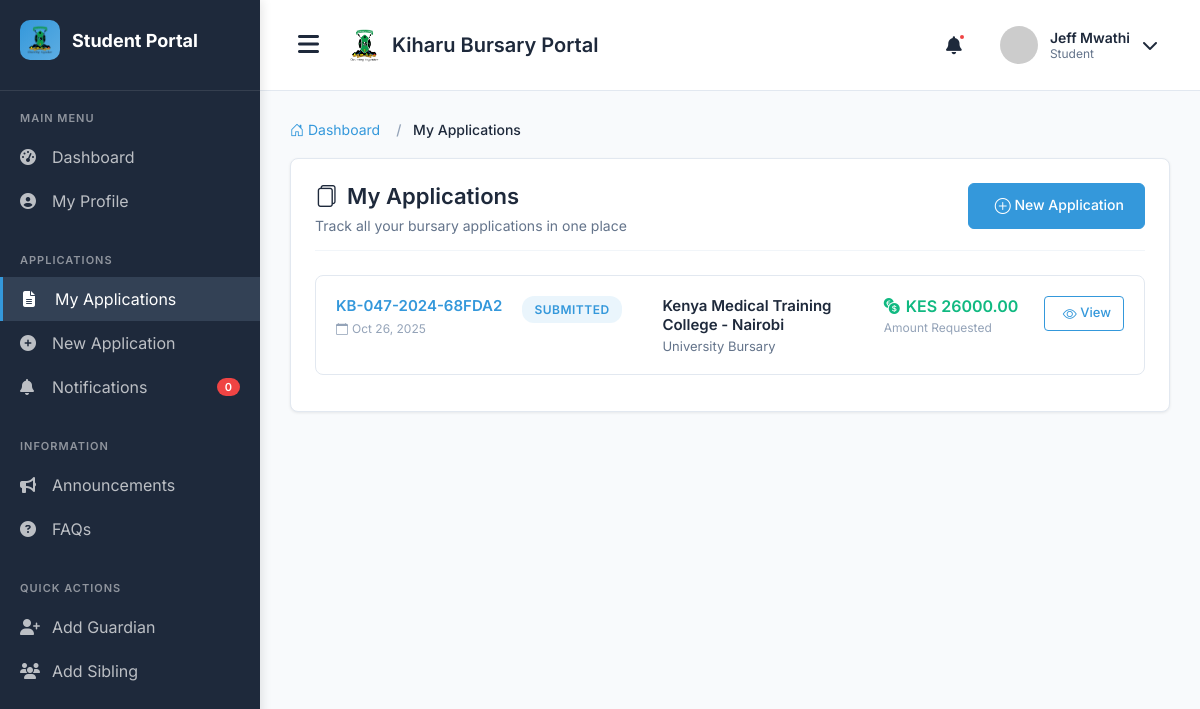
/student/applications/ (signed in), run on the app's committed database.
### main_application/models.py (models this page shows, shortened)
class User(AbstractUser):
    USER_TYPES = (
        ('applicant', 'Applicant'),
        ('admin', 'Administrator'),
        ('reviewer', 'Application Reviewer'),
        ('finance', 'Finance Officer'),
        ('county_admin', 'County Administrator'),
        ('constituency_admin', 'Constituency Administrator'),
        ('ward_admin', 'Ward Administrator'),
    )
    user_type = models.CharField(max_length=25, choices=USER_TYPES, default='applicant')
    id_number = models.CharField(max_length=20, unique=True, null=True, blank=True)
    phone_regex = RegexValidator(
        regex=r'^\+254\d{9}$',
        message="Phone number must be entered in the format: '+254XXXXXXXXX'. Exactly 12 digits including country code."
    )
    phone_number = models.CharField(validators=[phone_regex], max_length=17, blank=True)

class Application(models.Model):
    APPLICATION_STATUS = (
        ('draft', 'Draft'),
        ('submitted', 'Submitted'),
        ('under_review', 'Under Review'),
        ('approved', 'Approved'),
        ('rejected', 'Rejected'),
        ('disbursed', 'Disbursed'),
        ('pending_documents', 'Pending Documents'),
    )
    BURSARY_SOURCE = (
        ('county', 'County Bursary'),
        ('cdf', 'NG-CDF Bursary'),
        ('both', 'Both County and CDF'),
    )
    application_number = models.CharField(max_length=20, unique=True, editable=False)
    applicant = models.ForeignKey(Applicant, on_delete=models.CASCADE, related_name='applications')
    fiscal_year = models.ForeignKey(FiscalYear, on_delete=models.CASCADE)
    disbursement_round = models.ForeignKey(
        DisbursementRound,
        on_delete=models.SET_NULL,
        null=True,
        blank=True
    )
    bursary_category = models.ForeignKey(BursaryCategory, on_delete=models.CASCADE)
    institution = models.ForeignKey(Institution, on_delete=models.CASCADE)
    bursary_source = models.CharField(
        max_length=10,
        choices=BURSARY_SOURCE,
        default='county',
        help_text="Which bursary fund to apply from"
    )
    status = models.CharField(max_length=20, choices=APPLICATION_STATUS, default='draft')
    admission_number = models.CharField(max_length=100)
    year_of_study = models.PositiveIntegerField()
    course_name = models.CharField(max_length=200, blank=True, null=True)
    expected_completion_date = models.DateField()
    previous_academic_year_average = models.DecimalField(
        max_digits=5,
        decimal_places=2,
        blank=True,
        null=True,
        validators=[MinValueValidator(0), MaxValueValidator(100)]
    )
    total_fees_payable = models.DecimalField(max_digits=10, decimal_places=2)
    fees_paid = models.DecimalField(max_digits=10, decimal_places=2)
    fees_balance = models.DecimalField(max_digits=10, decimal_places=2)
    amount_requested = models.DecimalField(max_digits=10, decimal_places=2)
    other_bursaries = models.BooleanField(default=False)
    other_bursaries_amount = models.DecimalField(max_digits=10, decimal_places=2, default=0)
    other_bursaries_source = models.CharField(max_length=200, blank=True, null=True)
    is_orphan = models.BooleanField(default=False)
    is_total_orphan = models.BooleanField(default=False)
    is_disabled = models.BooleanField(default=False)
    has_chronic_illness = models.BooleanField(default=False)
    chronic_illness_description = models.TextField(blank=True, null=True)
    number_of_siblings = models.PositiveIntegerField(default=0)
    number_of_siblings_in_school = models.PositiveIntegerField(default=0)
    household_monthly_income = models.DecimalField(
        max_digits=12,
        decimal_places=2,
        blank=True,
        null=True
    )
    date_submitted = models.DateTimeField(null=True, blank=True)
    last_updated = models.DateTimeField(auto_now=True)
    has_received_previous_allocation = models.BooleanField(default=False)
    previous_allocation_year = models.CharField(max_length=20, blank=True, null=True)
    previous_allocation_amount = models.DecimalField(max_digits=10, decimal_places=2, default=0)
    priority_score = models.DecimalField(
        max_digits=5,
        decimal_places=2,
        default=0,
        help_text="Calculated priority score for ranking"
    )
    class Meta:
        ordering = ['-date_submitted']

class Institution(models.Model):
    INSTITUTION_TYPES = (
        ('highschool', 'High School'),
        ('special_school', 'Special School'),
        ('college', 'College'),
        ('university', 'University'),
        ('technical_institute', 'Technical Institute'),
    )
    name = models.CharField(max_length=200)
    institution_type = models.CharField(max_length=20, choices=INSTITUTION_TYPES)
    county = models.ForeignKey(County, on_delete=models.SET_NULL, null=True, related_name='institutions')
    sub_county = models.CharField(max_length=100, blank=True, null=True)
    postal_address = models.CharField(max_length=100, blank=True, null=True)
    physical_address = models.TextField(blank=True, null=True)
    phone_number = models.CharField(max_length=20, blank=True, null=True)
    email = models.EmailField(blank=True, null=True)
    principal_name = models.CharField(max_length=200, blank=True, null=True)
    principal_phone = models.CharField(max_length=20, blank=True, null=True)
    principal_email = models.EmailField(blank=True, null=True)
    bank_name = models.CharField(max_length=100, blank=True, null=True)
    bank_branch = models.CharField(max_length=100, blank=True, null=True)
    account_number = models.CharField(max_length=50, blank=True, null=True)
    account_name = models.CharField(max_length=200, blank=True, null=True)
    is_active = models.BooleanField(default=True)
    class Meta:
        ordering = ['institution_type', 'name']

class BursaryCategory(models.Model):
    CATEGORY_TYPES = (
        ('highschool', 'High School'),
        ('special_school', 'Special School'),
        ('college', 'College'),
        ('university', 'University'),
        ('technical', 'Technical/Vocational'),
        ('freshers', 'University Freshers'),
        ('merit', 'Merit-Based'),
        ('needy', 'Extremely Needy'),
        ('orphan', 'Orphan/Vulnerable'),
    )
    name = models.CharField(max_length=100)
    category_type = models.CharField(max_length=20, choices=CATEGORY_TYPES)
    fiscal_year = models.ForeignKey(FiscalYear, on_delete=models.CASCADE, related_name='categories')
    allocation_amount = models.DecimalField(
        max_digits=12,
        decimal_places=2,
        help_text="Budget for this category"
    )
    max_amount_per_applicant = models.DecimalField(
        max_digits=10,
        decimal_places=2,
        help_text="Maximum bursary per student in this category"
    )
    min_amount_per_applicant = models.DecimalField(
        max_digits=10,
        decimal_places=2,
        default=5000,
        help_text="Minimum bursary per student"
    )
    target_beneficiaries = models.PositiveIntegerField(
        blank=True,
        null=True,
        help_text="Target number of beneficiaries"
    )
    description = models.TextField(blank=True, null=True)
    is_active = models.BooleanField(default=True)
    class Meta:
        verbose_name_plural = "Bursary Categories"
        ordering = ['fiscal_year', 'category_type']

### main_application/views.py (the view)
# urls.py: path('student/applications/', views.student_application_list, name='student_application_list'),
@login_required
def student_application_list(request):
    try:
        applicant = request.user.applicant_profile
    except Applicant.DoesNotExist:
        return redirect('student_profile_create')
    applications = Application.objects.filter(applicant=applicant).order_by('-date_submitted')
    paginator = Paginator(applications, 10)
    page_number = request.GET.get('page')
    page_obj = paginator.get_page(page_number)
    context = {
        'page_obj': page_obj,
        'applications': page_obj,
    }
    return render(request, 'students/application_list.html', context)

### templates/students/application_list.html (shortened to what this page needs)
{% extends 'student_base.html' %}
{% load static %}
{% block content %}
<div class="container-fluid">
    <nav aria-label="breadcrumb">
        <ol class="breadcrumb">
            <li class="breadcrumb-item">
                <a href="{% url 'student_dashboard' %}">
                    <i class="bi bi-house-door"></i> Dashboard
                </a>
            </li>
            <li class="breadcrumb-item active" aria-current="page">My Applications</li>
        </ol>
    </nav>
    <div class="section-container">
        <div class="page-header">
            <div>
                <h1 class="page-title">
                    <i class="bi bi-files"></i>
                    My Applications
                </h1>
                <p class="page-subtitle">
                    Track all your bursary applications in one place
                </p>
            </div>
            <a href="{% url 'student_application_create' %}" class="btn btn-primary">
                <i class="bi bi-plus-circle me-1"></i> New Application
            </a>
        </div>
        {% if applications %}
            {% for application in applications %}
            <div class="application-item">
                <div class="application-wrapper">
                    <div class="application-number-section">
                        <div class="application-number">
                            {{ application.application_number }}
                        </div>
                        <div class="application-date">
                            <i class="bi bi-calendar"></i>
                            {{ application.date_submitted|date:"M j, Y"|default:"Draft" }}
                        </div>
                    </div>
                    <div class="status-section">
                        <span class="status-badge status-{{ application.status }}">
                            {{ application.get_status_display }}
                        </span>
                    </div>
                    <div class="details-section">
                        <div class="institution-name">
                            {{ application.institution.name }}
                        </div>
                        <div class="category-name">
                            {{ application.bursary_category.name }}
                        </div>
                    </div>
                    <div class="amount-section">
                        <div class="amount-display">
                            <i class="bi bi-currency-exchange"></i>
                            KES {{ application.amount_requested|floatformat:2 }}
                        </div>
                        <div class="amount-label">Amount Requested</div>
                    </div>
                    <div class="actions-section">
                        <a href="{% url 'student_application_detail' application.pk %}" class="btn btn-sm btn-outline-primary">
                            <i class="bi bi-eye me-1"></i> View
                        </a>
                    </div>
                </div>
            </div>
            {% endfor %}
        {% endif %}
    </div>
</div>
{% endblock %}

### templates/student_base.html (shortened to what this page needs)
{% load static %}
<!DOCTYPE html>
<html lang="en">
<head>
    <link rel="stylesheet" href="https://cdnjs.cloudflare.com/ajax/libs/font-awesome/6.4.0/css/all.min.css">
   <link rel="stylesheet" href="https://cdn.jsdelivr.net/npm/bootstrap-icons@1.11.3/font/bootstrap-icons.min.css">
</head>
<body>
    <div class="sidebar" id="sidebar">
        <div class="sidebar-header">
            <div class="logo">
                <img src="{% static 'images/logo.png' %}" alt="Logo">
            </div>
            <span class="logo-text">Student Portal</span>
        </div>
        <div class="menu-section">
            <div class="menu-title">Main Menu</div>
            <a href="{% url 'student_dashboard' %}" class="menu-item {% if request.resolver_match.url_name == 'student_dashboard' %}active{% endif %}">
                <i class="fas fa-tachometer-alt"></i>
                <span>Dashboard</span>
            </a>
            <a href="{% url 'student_profile_view' %}" class="menu-item {% if request.resolver_match.url_name == 'student_profile_view' %}active{% endif %}">
                <i class="fas fa-user-circle"></i>
                <span>My Profile</span>
            </a>
        </div>
        <div class="menu-section">
            <div class="menu-title">Applications</div>
            <a href="{% url 'student_application_list' %}" class="menu-item {% if 'application_list' in request.resolver_match.url_name %}active{% endif %}">
                <i class="fas fa-file-alt"></i>
                <span>My Applications</span>
            </a>
            <a href="{% url 'student_application_create'%}" class="menu-item {% if request.resolver_match.url_name == 'student_application_create' %}active{% endif %}">
                <i class="fas fa-plus-circle"></i>
                <span>New Application</span>
            </a>
            <a href="{% url 'notifications_list' %}" class="menu-item {% if request.resolver_match.url_name == 'notifications_list' %}active{% endif %}">
                <i class="fas fa-bell"></i>
                <span>Notifications</span>
                <span class="badge">0</span>
            </a>
        </div>
        <div class="menu-section">
            <div class="menu-title">Information</div>
            <a href="{% url 'announcements_view' %}" class="menu-item {% if request.resolver_match.url_name == 'announcements_view' %}active{% endif %}">
                <i class="fas fa-bullhorn"></i>
                <span>Announcements</span>
            </a>
            <a href="{% url 'faqs_view' %}" class="menu-item {% if request.resolver_match.url_name == 'faqs_view' %}active{% endif %}">
                <i class="fas fa-question-circle"></i>
                <span>FAQs</span>
            </a>
        </div>
        <div class="menu-section">
            <div class="menu-title">Quick Actions</div>
            <a href="{% url 'guardian_create' %}" class="menu-item">
                <i class="fas fa-user-plus"></i>
                <span>Add Guardian</span>
            </a>
            <a href="{% url 'sibling_create' %}" class="menu-item">
                <i class="fas fa-users"></i>
                <span>Add Sibling</span>
            </a>
        </div>
    </div>
    <div class="main-content" id="mainContent">
        <div class="header">
            <div class="header-left">
                <button class="menu-toggle" id="menuToggle">
                    <i class="fas fa-bars"></i>
                </button>
                <div class="brand-info">
                    <img src="{% static 'images/logo.png' %}" alt="Logo" class="brand-logo">
                    <span class="brand-text">Kiharu Bursary Portal</span>
                </div>
            </div>
            <div class="header-right">
                <div class="header-icon notification-icon">
                    <i class="fas fa-bell"></i>
                    <span class="notification-badge"></span>
                </div>
                <div class="user-profile" id="userProfile">
                    <img src="https://ui-avatars.com/api/?name={{ user.get_full_name|default:user.username|urlencode }}&background=3498db&color=fff" alt="User" class="user-avatar">
                    <div class="user-info">
                        <span class="user-name">{{ user.get_full_name|default:user.username }}</span>
                        <span class="user-role">Student</span>
                    </div>
                    <i class="fas fa-chevron-down"></i>
                </div>
            </div>
        </div>
        <div class="content">
            {% block content %}
            {% endblock %}
        </div>
    </div>
</body>
</html>

### data on the page
User: get_full_name "Jeff Mwathi"
Application: application_number "KB-047-2024-68FDA2", date_submitted "Oct 26, 2025", status "SUBMITTED", institution.name "Kenya Medical Training College - Nairobi", bursary_category.name "University Bursary", amount_requested "26000.00"
